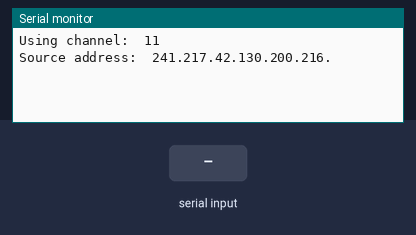
The sketch below on a simulated ESP8266 (NodeMCU). Parts: the last lines printed to the serial monitor. The inputs (shaded band) are chosen by the test bench. Random numbers use the default seed unless the sketch sets one.

Above: at 1.7 s.
1.8 s: "1\n" received over Serial
At 2.7 s:
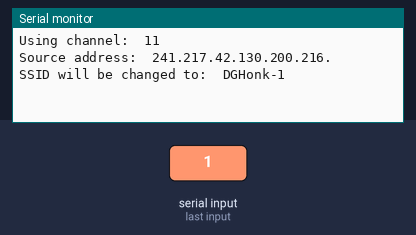
3.3 s: "0\n" received over Serial
At 3.8 s:
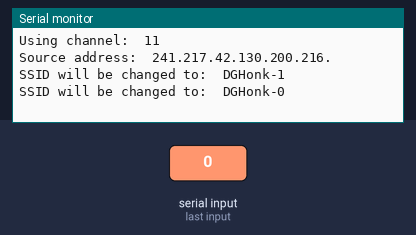
4.8 s: "2\n" received over Serial
At 6.2 s:
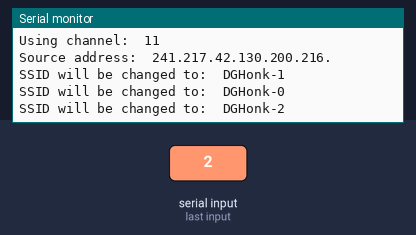

Measured:
- after the input at 1.8 s, the serial monitor: prints a new line at once (image 1)
- after the input at 3.3 s, the serial monitor: prints a new line at once (image 2)
- after the input at 4.8 s, the serial monitor: prints a new line at once (image 3)

The sketch:

esp.ino
```cpp
#include <ESP8266WiFi.h>

extern "C" {
  #include "user_interface.h"
}

uint8_t channel;
uint8_t beaconMAC[6];
String ssid_preface = "DGHonk-";
String old_ssid = "Start";

//Construct beacon frame
uint16_t beaconPacket(uint8_t* output, uint8_t channel, uint8_t* mac, String& ssid){
    //MAC HEADER
    *(output++) = 0x80;  *(output++) = 0x00;  //Frame Control
    *(output++) = 0x00;  *(output++) = 0x00;  //Duration
    *(output++) = 0xFF; *(output++) = 0xFF; *(output++) = 0xFF;     /*4*/   //DA- Broadcast
    *(output++) = 0xFF; *(output++) = 0xFF; *(output++) = 0xFF;
    for (uint8_t i=0; i<6; i++) *(output++) = mac[i];               /*10*/  //Source address
    for (uint8_t i=0; i<6; i++) *(output++) = mac[i];               /*16*/  //BSS ID
    *(output++) = 0xC0; *(output++) = 0x6C;                         /*22*/  //Seq-ctl

    //FRAME BODY
    *(output++) = 0x83; *(output++) = 0x51; *(output++) = 0xF7; *(output++) = 0x8F; /*24*/ // timestamp
    *(output++) = 0x0F; *(output++) = 0x00; *(output++) = 0x00; *(output++) = 0x00;
    *(output++) = 0x64; *(output++) = 0x00;                         /*32*/  //Beacon interval
    *(output++) = 0x01; *(output++) = 0x04;                         /*34*/  //Capability info  0x01 0x04

    //CONSTRUCT SSID INFORMATION
    uint16_t ssid_amount = ssid.length();
    *(output++) = 0;                                                /*36*/  // 0 = SSID
    *(output++) = ssid_amount;                                      /*37*/ //Length of SSID
    for (uint16_t i=0; i < ssid_amount; i++){
        *(output++) = ssid[i];
    }

    *(output++) = 0x01; *(output++) = 0x08;                     // 1 = supported rates, length = 8
    *(output++) = 0x82; *(output++) = 0x84; *(output++) = 0x8B; *(output++) = 0x96;
    *(output++) = 0x24; *(output++) = 0x30; *(output++) = 0x48; *(output++) = 0x6C;

    *(output++) = 0x03; *(output++) = 0x01; *(output++) = channel; // 3 = DSPS/channel, length = 1

    uint16_t returnValue = 51 +ssid_amount;
    return returnValue;
}

// For now, information to rename ssid comes from serial
String get_ssid(){
  String new_string="";
  if (Serial.available()) {
    new_string = Serial.readStringUntil('\n');
  }
  return new_string;
}

void send_beacon(String ssid){
    uint8_t  beaconData[128];
    uint16_t packetSize = beaconPacket(beaconData, channel, beaconMAC, ssid);

    wifi_send_pkt_freedom(beaconData, packetSize, 0);
}

void setup() {
    Serial.begin(115200);
    delay(500);
    wifi_set_opmode(STATION_MODE);
    wifi_promiscuous_enable(1);

    //On first run, pick a random channel to use
    channel = random(1,12);
    wifi_set_channel(channel);

    //On first run, create random source address
    beaconMAC[0] = random(256);
    beaconMAC[1] = random(256);
    beaconMAC[2] = random(256);
    beaconMAC[3] = random(256);
    beaconMAC[4] = random(256);
    beaconMAC[5] = random(256);

    Serial.println(); Serial.println();
    Serial.print("Using channel:\t"); Serial.println(channel);
    Serial.print("Source address:\t");
    for(int i=0; i<sizeof(beaconMAC); i++){
      Serial.print(beaconMAC[i]); Serial.print(".");
    }
    Serial.println(); Serial.println();
}

void loop() {
  String new_ssid = get_ssid();


  if (new_ssid.length() >0) {
    Serial.print("SSID will be changed to:\t");
    Serial.println(ssid_preface+new_ssid);

    send_beacon(ssid_preface+new_ssid);
    old_ssid=new_ssid;
    new_ssid="";
  }
  else{
    send_beacon(ssid_preface+old_ssid);
   }


  delay(1);
}
```
